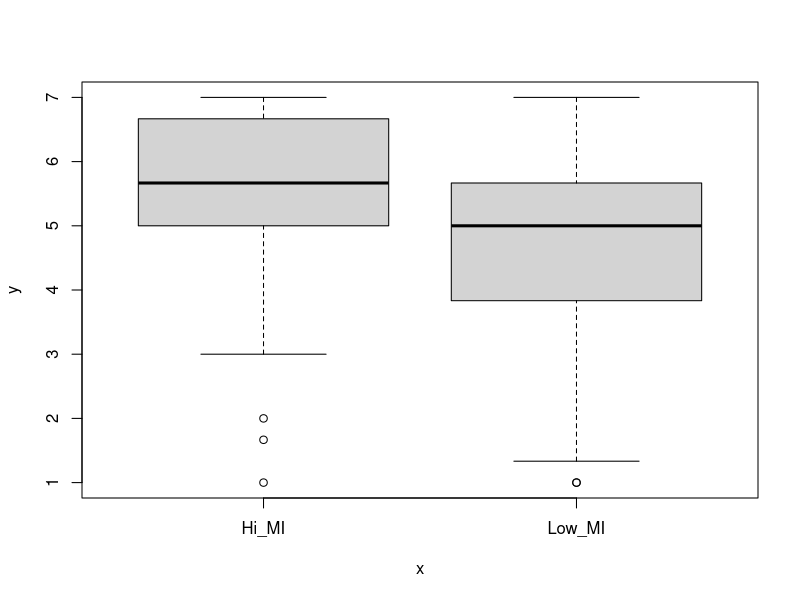
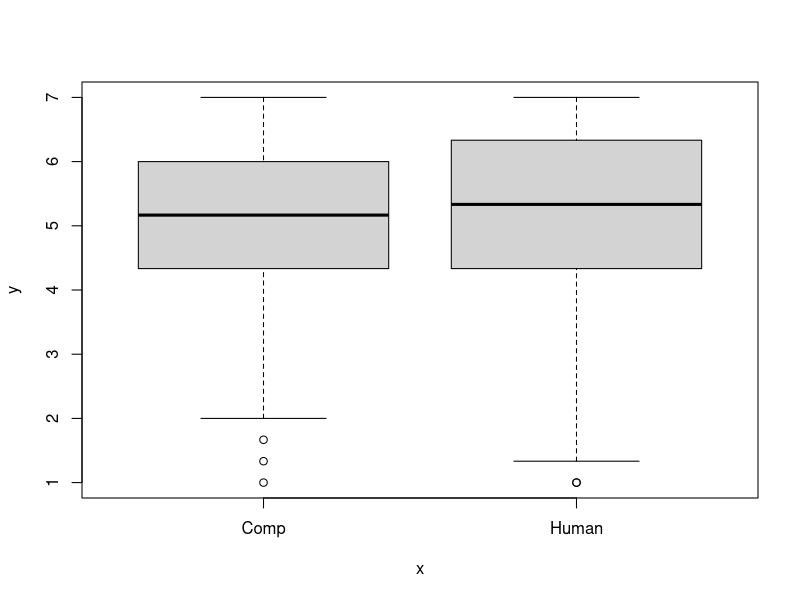
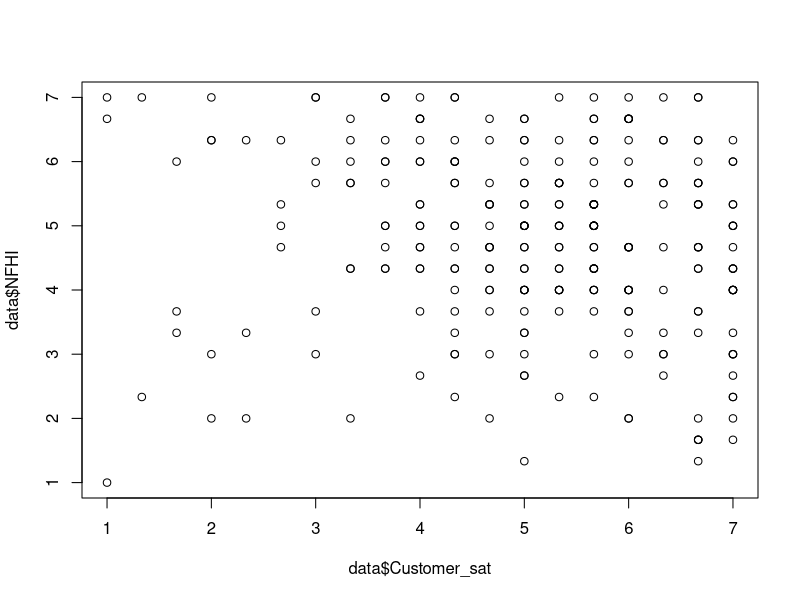
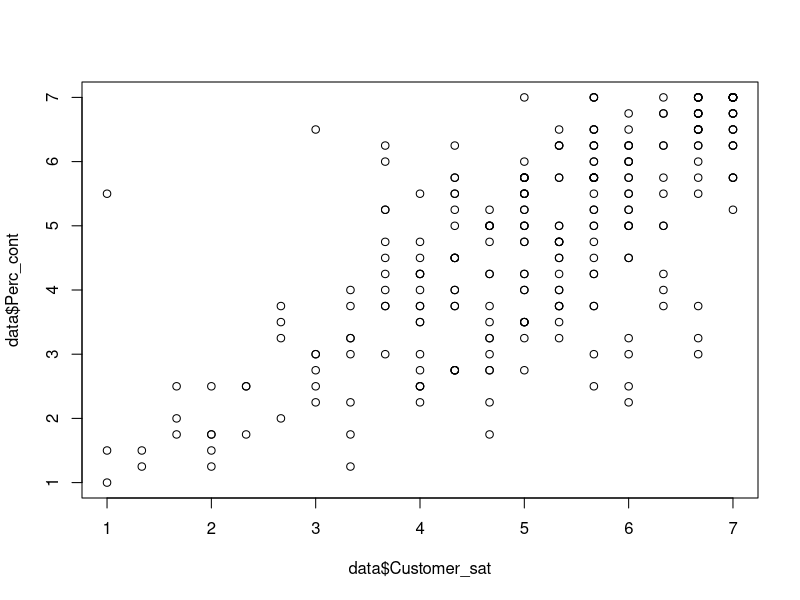
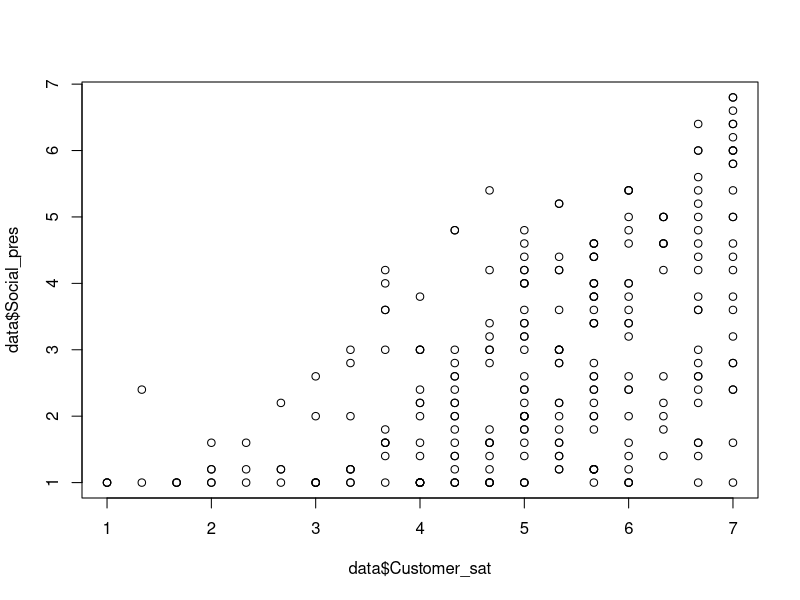
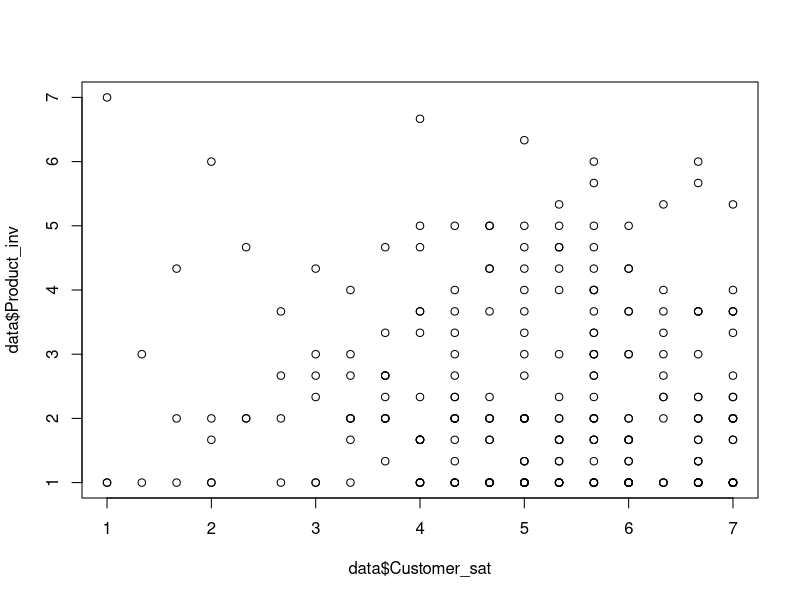
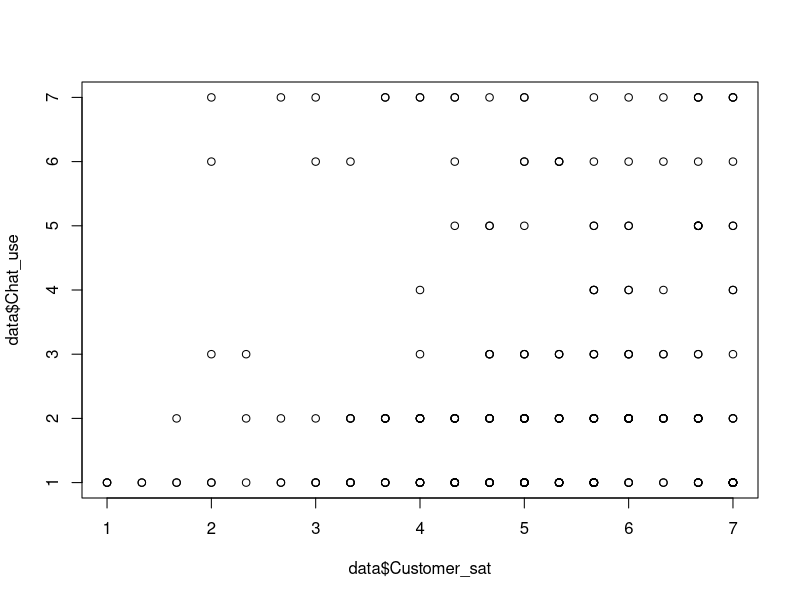
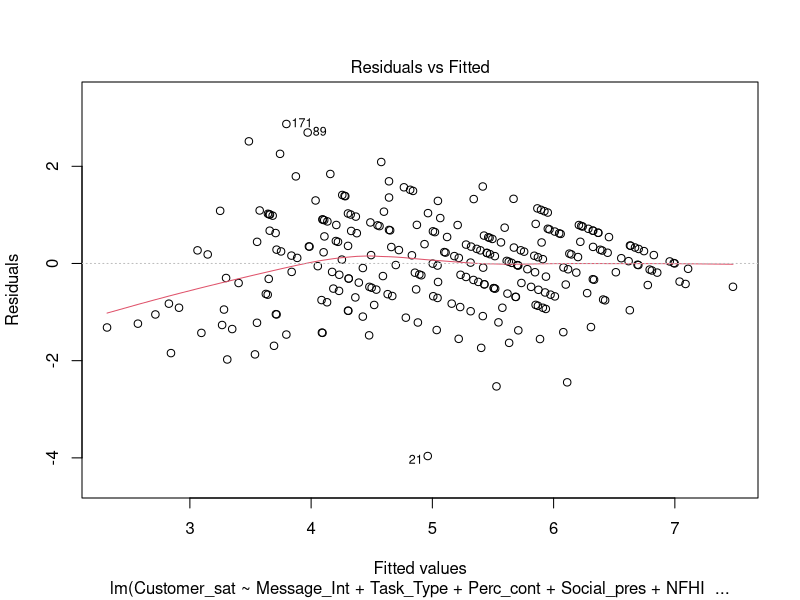

Write R code to recreate these figures, in order.
## ---- chunk 1
knitr::opts_chunk$set(echo = TRUE)
## ---- chunk 2
library(haven)
library(tidyverse)
library(car)
library(ggplot2)
## ---- chunk 3
data <- read_sav("Data/BA_AUswertung_final.sav")
## ---- chunk 4
data <- data %>%
  rename(Age = Alter,
         Customer_sat = CS,
         Customer_sat_short = CS_K,
         Orga_perc = OP,
         Behav_Int = BI,
         Perc_cont = PC,
         Social_pres = SP,
         Product_inv = PI,
         Chat_use = CA_U,
         Message_Int = HighMI,
         Task_Type = HL
         ) %>%
  mutate(Message_Int_n = as.numeric(Message_Int),
         Task_Type_n = as.numeric(Task_Type),
         Message_Int = case_when(
           Message_Int == 0 ~ "Low_MI", 
           Message_Int == 1 ~ "Hi_MI"),
         Task_Type = case_when(
           Task_Type == 0 ~ "Comp", 
           Task_Type == 1 ~ "Human"),
         Message_Int = as.factor(Message_Int),
         Task_Type = as.factor(Task_Type),
         Gender = as.factor(Geschlecht),
         Degree = as.factor(Abschluss),
         Q_Gruppe = case_when(
           Q_Gruppe == 1 ~ "HighMI_HL", 
           Q_Gruppe == 2 ~ "LowMI_HL",
           Q_Gruppe == 3 ~ "HighMI_CL",
           Q_Gruppe == 4 ~ "LowMI_CL"),
         Condition = as.factor(Q_Gruppe),
         Customer_sat = as.numeric(Customer_sat),
         Customer_sat_short = as.numeric(Customer_sat_short),
         Orga_perc = as.numeric(Orga_perc),
         Behav_Int = as.numeric(Behav_Int),
         Perc_cont = as.numeric(Perc_cont),
         Social_pres = as.numeric(Social_pres),
         Product_inv = as.numeric(Product_inv),
         Chat_use = as.numeric(Chat_use),
         NFHI = as.numeric(NFHI),
         replace_na(Age, mean(Age))
         ) %>%
  filter(Duration__in_seconds_ >= 120) %>%
  filter(Gender == 1 | Gender == 2) %>%
  select(Condition,Message_Int,Task_Type,Age,Gender,Degree,Customer_sat,Customer_sat_short,Orga_perc,Behav_Int,NFHI,Perc_cont,Social_pres,Product_inv,Chat_use,Message_Int_n,Task_Type_n)

## ---- chunk 5
write.csv(data, "Data/data.csv")
## ---- chunk 6
plot(data$Message_Int,data$Customer_sat)
leveneTest(lm(Customer_sat ~ Message_Int, data= data))

plot(data$Task_Type,data$Customer_sat)
leveneTest(lm(Customer_sat ~ Task_Type, data= data))
## ---- chunk 7
plot(data$Customer_sat,data$NFHI)

plot(data$Customer_sat,data$Perc_cont)

plot(data$Customer_sat,data$Social_pres)

plot(data$Customer_sat,data$Product_inv)

plot(data$Customer_sat,data$Chat_use)
## ---- chunk 8
cor(data[c(7, 11:15)], use="pairwise.complete.obs")
model <- lm(Customer_sat ~ Message_Int + Task_Type + Perc_cont + Social_pres + NFHI + Product_inv + Chat_use, data = data)
#ask for the vif
vif(model)
## ---- chunk 9
plot(model)
## ---- chunk 10
data %>%
  ggplot(aes(y=Customer_sat, x = Product_inv, colour=(Message_Int))) +
geom_point()+
geom_smooth(method = "lm", se=FALSE) +
xlab("Product_inv") +
ylab("Customer_sat")

data %>%
  ggplot(aes(y=Customer_sat, x = Chat_use, colour=(Message_Int))) +
geom_point()+
geom_smooth(method = "lm", se=FALSE) +
xlab("Chat_use") +
ylab("Customer_sat")

data %>%
  ggplot(aes(y=Customer_sat, x = Product_inv, colour=(Task_Type))) +
geom_point()+
geom_smooth(method = "lm", se=FALSE) +
xlab("Product_inv") +
ylab("Customer_sat")

data %>%
  ggplot(aes(y=Customer_sat, x = Chat_use, colour=(Task_Type))) +
geom_point()+
geom_smooth(method = "lm", se=FALSE) +
xlab("Chat_use") +
ylab("Customer_sat")
